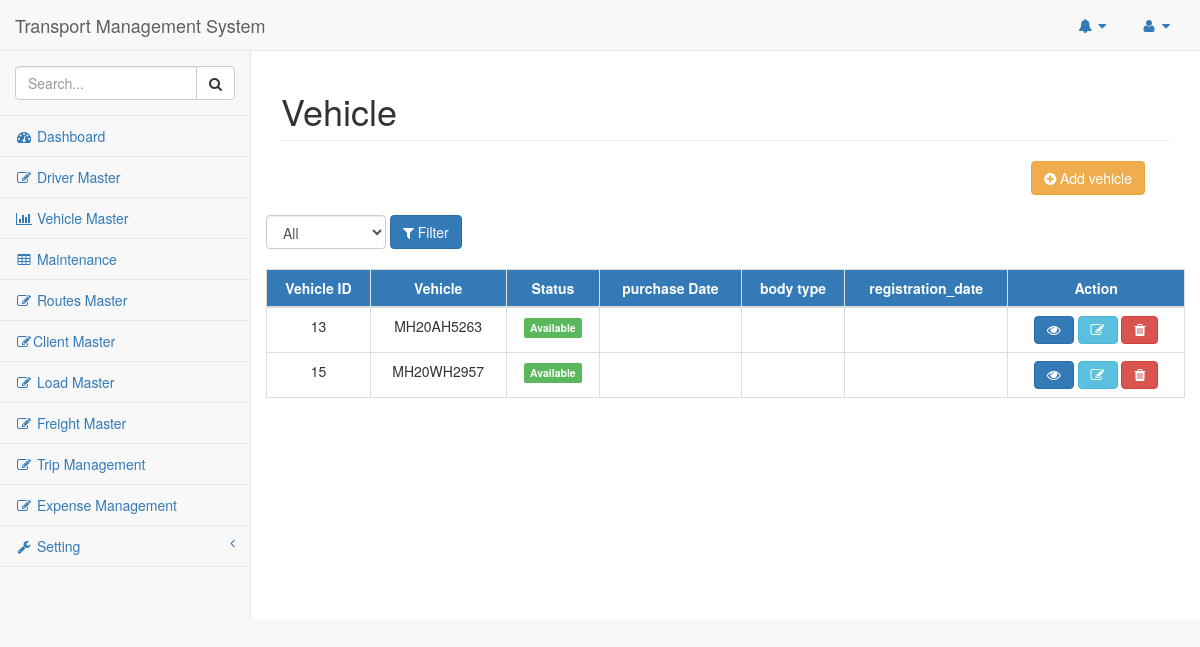
Page /index.php/vehicle on the earlier database version.
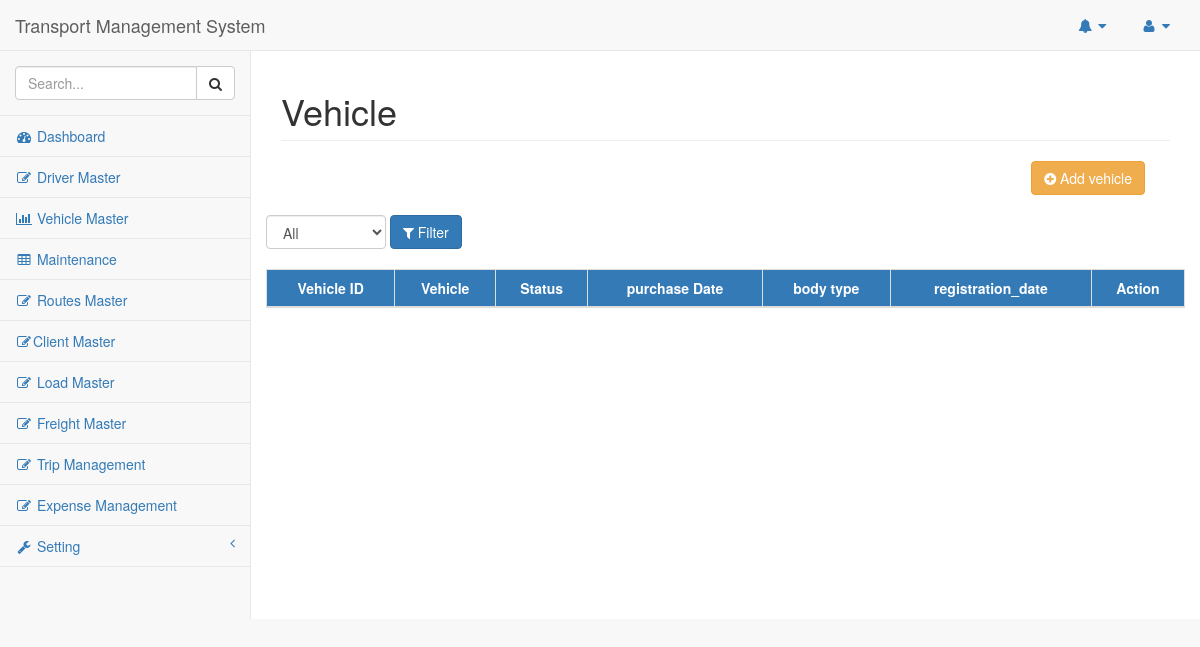
Same page on the later database version.
### tables this page shows
CREATE TABLE `vehicle` (
  `vehicle_id` int(11) NOT NULL,
  `vehicle_expected_average` int(11) NOT NULL DEFAULT '0',
  `vehicle_owner_name` varchar(50) NOT NULL,
  `vehicle_purchase_date` date DEFAULT NULL,
  `vehicle_engine_no` varchar(25) NOT NULL,
  `vehicle_class` varchar(20) NOT NULL,
  `vehicle_body_type` varchar(20) NOT NULL,
  `vehicle_maker` varchar(20) NOT NULL,
  `vehicle_maker_model` varchar(30) NOT NULL,
  `vehicle_laden_wt` int(11) NOT NULL,
  `vehicle_unladen_wt` double NOT NULL,
  `vehicle_category` varchar(30) NOT NULL,
  `vehicle_weight` int(11) NOT NULL,
  `vehicle_seating_capacity` int(11) NOT NULL,
  `vehicle_manufacture_year` date DEFAULT NULL,
  `vehicle_chassis_no` varchar(30) NOT NULL,
  `vehicle_registration_date` date DEFAULT NULL,
  `vehicle_number` varchar(10) NOT NULL,
  `vehicle_current_reading` double NOT NULL,
  `vehicle_type` varchar(30) NOT NULL,
  `vehicle_tyres` int(11) NOT NULL,
  `vehicle_status` int(11) NOT NULL DEFAULT '1' COMMENT '0 = deactive 1 = free 2 = running'
);

### application/helpers/genral_helper.php (called while the page is built, shortened)
<?php
function template($ctx,$page = "templates/error_404",$vers = array())
{
		$ctx->load->view('templates/header');
		$ctx->load->view($page,$vers);
}

### application/controllers/Vehicle.php (called while the page is built, shortened)
<?php
class Vehicle extends CI_Controller {
	public function index()
	{
        template($this, 'vehicle');
	}
}

### index.php (called while the page is built, shortened)
<?php
require_once BASEPATH.'core/CodeIgniter.php';

### application/models/Vehicle_model.php (called while the page is built, shortened)
<?php
class Vehicle_model extends CI_Model
{
    public function get_vehicle_details($filter)
    {
        $this->db->select('vehicle.vehicle_id,vehicle.vehicle_number,vehicle.vehicle_purchase_date,vehicle.vehicle_status,vehicle_body_type,vehicle_registration_date');
        if ($filter == 1 || $filter == 2 || $filter == 0) {
            $this->db->where('vehicle_status =', $filter);
        }
        $query = $this->db->get('vehicle');
        return $query->result();
    }
}

### application/views/vehicle.php (the view, shortened to what the changed rows need)
<body>
    <div id="wrapper">
        <div id="page-wrapper">
            <div class="row">
                <div class="col-lg-12">
                    <h1 class="page-header">Vehicle</h1>
                </div>
            </div>
            <br>
            <div class="row">
                <br/>
                            <div class="card-body">
                                <div class="table-responsive">
                                    <table class="table table-bordered table-hover text-center" id="dataTable">
                                        <thead class="bg-primary text-center">
                                            <tr>
                                                <th class="text-center">Vehicle ID</th>
                                                <th class="text-center">Vehicle</th>
                                                <th class="text-center">Status</th>
                                                <th class="text-center">purchase Date</th>
                                                <th class="text-center">body type</th>
                                                <th class="text-center">registration_date</th>
                                                <th class="text-center">Action</th>
                                            </tr>
                                        </thead>
                                        <tbody>
                                            <?php
                                            $filter = 1;
                                            $data = $this->vehicle_model->get_vehicle_details($filter);
                                            foreach ($data as $value) {
                                                if ($value->vehicle_status == 1) {
                                                    $status = '<span class="label label-success">Available</span>';
                                                    $delete_btn = '<button data-toggle="tooltip" data-placement="top" title="Delete" id="delete" class="btn btn-danger fa fa-trash"></button>';
                                                }elseif ($value->vehicle_status == 2) {
                                                    $status = '<span class="label label-warning">Running</span>';
                                                    $delete_btn = '<button class="btn btn-danger fa fa-trash" disabled=""></button>';
                                                }elseif ($value->vehicle_status == 0) {
                                                    $status = '<span class="label label-danger">Deactivated</span>';
                                                    $delete_btn = '<button class="btn btn-success fa fa-recycle" id="reactive"></button>';
                                                }
                                            echo '<tr>
                                                <td>'.$value->vehicle_id.'</td>
                                                <td>'.$value->vehicle_number.'</td>
                                                <td>'.$status.'</td>
                                                <td>'.$value->vehicle_purchase_date.'</td>
                                                <td>'.$value->vehicle_body_type.'</td>
                                                <td>'.$value->vehicle_registration_date.'</td>
                                                <td value="'.$value->vehicle_id.'">
                                                    <a  class="btn btn-primary fa fa-eye"  data-toggle="modal" id="vehicle_info" data-toggle="tooltip" data-placement="down" title="Update"></a>
                                                    <a  class="btn btn-info fa fa-edit"  data-toggle="modal" id="show_update_vform" data-toggle="tooltip" data-placement="down" title="Update"></a>
                                                    '.$delete_btn.'
                                                </td>
                                            </tr>';
                                            }
                                            ?>
                                        </tbody>
                                    </table>
                                </div>
                            </div>
                        </div>
                    </div>
                </div>
            </body>

Differences in the rows shown:
removed vehicle: vehicle_id "13", vehicle_number "MH20AH5263", vehicle_status "Available"
removed vehicle: vehicle_id "15", vehicle_number "MH20WH2957", vehicle_status "Available"
